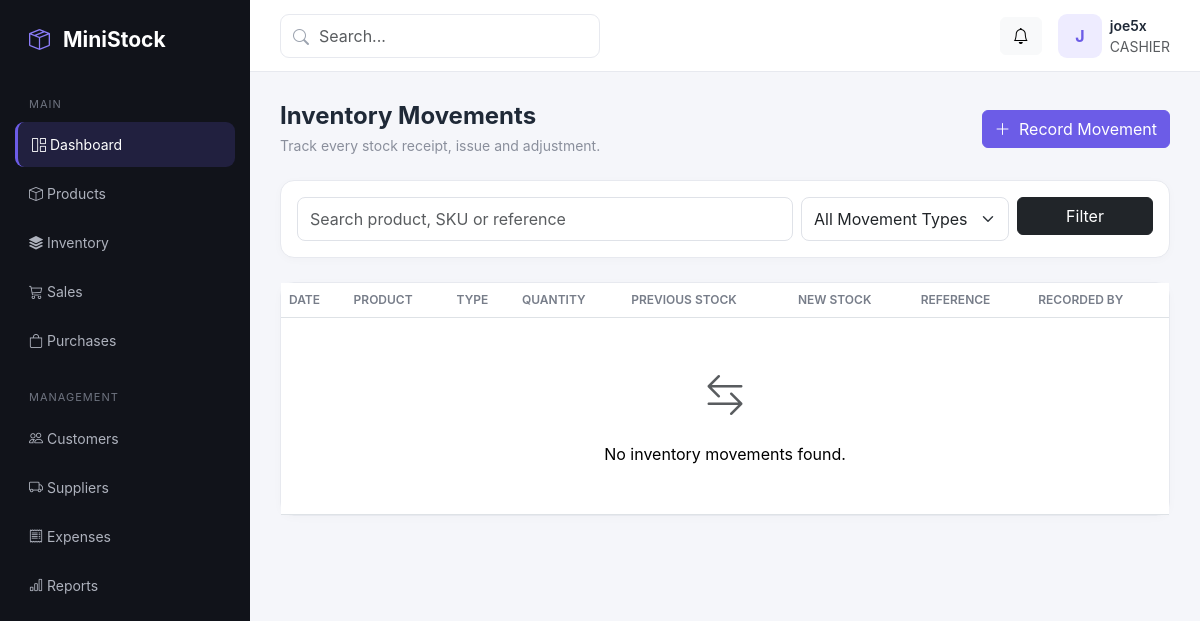
The app's page /inventory/ (signed in) with its own data.
### accounts/models.py (models this page shows, shortened)
class User(AbstractUser):
    class Role(models.TextChoices):
        ADMIN = "ADMIN", "Administrator"
        MANAGER = "MANAGER", "Manager"
        CASHIER = "CASHIER", "Cashier"
        STOREKEEPER = "STOREKEEPER", "Storekeeper"
    role = models.CharField(
        max_length=20,
        choices=Role.choices,
        default=Role.CASHIER,
    )
    phone = models.CharField(
        max_length=30,
        blank=True,
    )

### inventory/views.py (the view)
# urls.py: path("", views.movement_list, name="movement_list"),
@login_required
def movement_list(request):
    movements = StockMovement.objects.select_related(
        "product",
        "created_by",
    )
    query = request.GET.get("q", "").strip()
    movement_type = request.GET.get("type", "").strip()
    if query:
        movements = (
            movements.filter(product__name__icontains=query)
            | movements.filter(product__sku__icontains=query)
            | movements.filter(reference__icontains=query)
        )
    if movement_type in StockMovement.MovementType.values:
        movements = movements.filter(movement_type=movement_type)
    paginator = Paginator(movements, 15)
    page_obj = paginator.get_page(request.GET.get("page"))
    return render(
        request,
        "inventory/movement_list.html",
        {
            "page_obj": page_obj,
            "movements": page_obj.object_list,
            "query": query,
            "selected_type": movement_type,
            "movement_types": StockMovement.MovementType.choices,
        },
    )

### templates/inventory/movement_list.html (shortened to what this page needs)
{% extends "base.html" %}
{% block content %}
<div class="d-flex justify-content-between align-items-center mb-4">
    <div>
        <h4 class="page-title mb-1">Inventory Movements</h4>
        <p class="page-subtitle mb-0">
            Track every stock receipt, issue and adjustment.
        </p>
    </div>
    <a href="{% url 'inventory:movement_create' %}"
       class="btn btn-primary">
        <i class="bi bi-plus-lg me-1"></i> Record Movement
    </a>
</div>
<div class="card mb-4">
    <div class="card-body">
        <form method="GET" class="row g-2">
            <div class="col-md-7">
                <input name="q" value="{{ query }}"
                       class="form-control"
                       placeholder="Search product, SKU or reference">
            </div>
            <div class="col-md-3">
                <select name="type" class="form-select">
                    <option value="">All Movement Types</option>
                </select>
            </div>
            <div class="col-md-2">
                <button class="btn btn-dark w-100">Filter</button>
            </div>
        </form>
    </div>
</div>
<div class="card">
    <div class="table-responsive">
        <table class="table align-middle">
            <thead>
                <tr>
                    <th>Date</th>
                    <th>Product</th>
                    <th>Type</th>
                    <th>Quantity</th>
                    <th>Previous Stock</th>
                    <th>New Stock</th>
                    <th>Reference</th>
                    <th>Recorded By</th>
                </tr>
            </thead>
            <tbody>
                {% for movement in movements %}
                <tr>
                    <td>{{ movement.created_at|date:"d M Y, H:i" }}</td>
                    <td>
                        <strong>{{ movement.product.name }}</strong>
                        <div class="small text-muted">
                            {{ movement.product.sku }}
                        </div>
                    </td>
                    <td>
                        {% if movement.movement_type == "IN" %}
                            <span class="badge badge-soft-success">Stock In</span>
                        {% elif movement.movement_type == "OUT" %}
                            <span class="badge badge-soft-danger">Stock Out</span>
                        {% else %}
                            <span class="badge badge-soft-warning">Adjustment</span>
                        {% endif %}
                    </td>
                    <td>{{ movement.quantity|floatformat:2 }}</td>
                    <td>{{ movement.previous_stock|floatformat:2 }}</td>
                    <td>{{ movement.new_stock|floatformat:2 }}</td>
                    <td>{{ movement.reference|default:"—" }}</td>
                    <td>{{ movement.created_by.username }}</td>
                </tr>
                {% empty %}
                <tr>
                    <td colspan="8" class="text-center py-5">
                        <i class="bi bi-arrow-left-right fs-1 text-muted"></i>
                        <p class="mt-3 mb-0">No inventory movements found.</p>
                    </td>
                </tr>
                {% endfor %}
            </tbody>
        </table>
    </div>
</div>
{% endblock %}

### templates/base.html (shortened to what this page needs)
{% load static %}
<!DOCTYPE html>
<html lang="en">
<head>
    <link
        href="https://cdn.jsdelivr.net/npm/bootstrap@5.3.3/dist/css/bootstrap.min.css"
        rel="stylesheet"
    >
    <link
        href="https://cdn.jsdelivr.net/npm/bootstrap-icons@1.11.3/font/bootstrap-icons.css"
        rel="stylesheet"
    >
</head>
<body>
<aside class="sidebar">
    <div class="brand">
        <i class="bi bi-box-seam"></i>
        <span>MiniStock</span>
    </div>
    <div class="nav-title">Main</div>
    <a href="#" class="nav-link active">
        <i class="bi bi-grid-1x2"></i>
        <span>Dashboard</span>
    </a>
    <a href="{% url 'products:product_list' %}" class="nav-link">
        <i class="bi bi-box"></i>
        <span>Products</span>
    </a>
    <a href="{% url 'inventory:movement_list' %}" class="nav-link">
        <i class="bi bi-stack"></i>
        <span>Inventory</span>
    </a>
    <a href="#" class="nav-link">
        <i class="bi bi-cart3"></i>
        <span>Sales</span>
    </a>
    <a href="{% url 'purchases:purchase_list' %}" class="nav-link">
        <i class="bi bi-bag"></i>
        <span>Purchases</span>
    </a>
    <div class="nav-title mt-3">Management</div>
    <a href="#" class="nav-link">
        <i class="bi bi-people"></i>
        <span>Customers</span>
    </a>
    <a href="{% url 'suppliers:supplier_list' %}" class="nav-link">
        <i class="bi bi-truck"></i>
        <span>Suppliers</span>
    </a>
    <a href="#" class="nav-link">
        <i class="bi bi-receipt"></i>
        <span>Expenses</span>
    </a>
    <a href="#" class="nav-link">
        <i class="bi bi-bar-chart"></i>
        <span>Reports</span>
    </a>
</aside>
<div class="main">
    <header class="topbar">
        <div class="search-box">
            <i class="bi bi-search"></i>
            <input
                type="text"
                class="form-control"
                placeholder="Search..."
            >
        </div>
        <div class="d-flex align-items-center gap-3">
            <button class="btn btn-light">
                <i class="bi bi-bell"></i>
            </button>
            <div class="d-flex align-items-center gap-2">
                <div class="avatar-placeholder">
                    {{ request.user.username|first|upper }}
                </div>
                <div class="d-none d-md-block">
                    <div class="fw-semibold small">
                        {{ request.user.get_full_name|default:request.user.username }}
                    </div>
                    <div class="text-muted small">
                        {{ request.user.role|default:"User" }}
                    </div>
                </div>
            </div>
        </div>
    </header>
    <main class="content">
        {% block content %}
        {% endblock %}
    </main>
</div>
</body>
</html>

### templates/base.html (style rules this page uses)
:root { --primary: #6c5ce7; --primary-dark: #5849c5; --sidebar: #11131a; --background: #f5f6fa; --card: #ffffff; --text: #1f2937; --muted: #8a8f9c; --border: #e7e9ef; }
* { box-sizing: border-box; }
body { margin: 0; background: var(--background); color: var(--text); font-family: Inter, -apple-system, BlinkMacSystemFont, "Segoe UI", sans-serif; }
.sidebar { width: 250px; height: 100vh; position: fixed; left: 0; top: 0; background: var(--sidebar); color: white; padding: 24px 15px; z-index: 1000; }
.brand { font-size: 21px; font-weight: 700; padding: 0 14px 30px; }
.brand i { color: #8b7cf8; margin-right: 8px; }
.nav-title { color: #6f7480; font-size: 11px; text-transform: uppercase; letter-spacing: 1px; padding: 10px 14px; }
.sidebar .nav-link { color: #aeb2bd; padding: 12px 14px; border-radius: 9px; margin-bottom: 4px; font-size: 14px; }
.sidebar .nav-link i { width: 25px; }
.sidebar .nav-link:hover, .sidebar .nav-link.active { color: white; background: rgba(108, 92, 231, .18); }
.sidebar .nav-link.active { border-left: 3px solid var(--primary); }
.main { margin-left: 250px; min-height: 100vh; }
.topbar { height: 72px; background: white; border-bottom: 1px solid var(--border); display: flex; align-items: center; justify-content: space-between; padding: 0 30px; }
.search-box { width: 320px; position: relative; }
.search-box i { position: absolute; left: 13px; top: 11px; color: #9ca3af; }
.search-box input { padding-left: 38px; border: 1px solid var(--border); border-radius: 9px; height: 40px; }
.content { padding: 30px; }
.page-title { font-size: 24px; font-weight: 700; }
.page-subtitle { color: var(--muted); font-size: 14px; }
.card { border: 1px solid var(--border); border-radius: 14px; box-shadow: 0 2px 10px rgba(0, 0, 0, .025); }
.btn-primary { background: var(--primary); border-color: var(--primary); }
.table { margin-bottom: 0; }
.table th { color: #777d89; font-size: 12px; font-weight: 600; text-transform: uppercase; white-space: nowrap; }
.table td { vertical-align: middle; padding: 15px 12px; }
.avatar-placeholder { width: 44px; height: 44px; border-radius: 9px; background: #eeecff; color: var(--primary); display: flex; align-items: center; justify-content: center; font-weight: 700; }
.form-control, .form-select { min-height: 44px; border-color: #dfe2e8; border-radius: 8px; }

### records on screen
User: user.username|first "J", user.get_full_name "joe5x", user.role "CASHIER"
